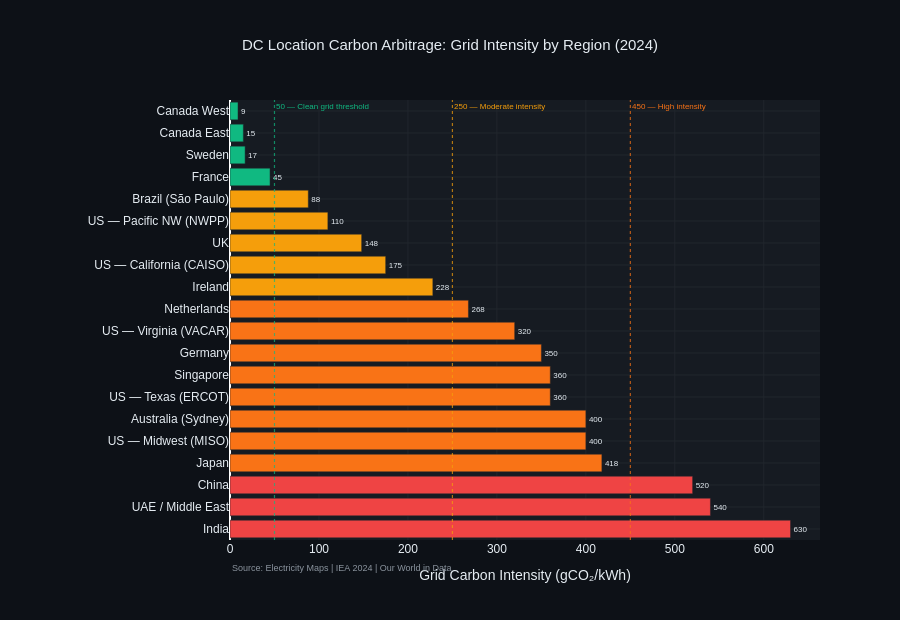

Source (notebook cell):
### Code cell
# ── What this output does ─────────────────────────────────────────────────────
# This is the most directly actionable business output in the project.
# It answers: "Where should you locate AI compute to minimise carbon?"
#
# We take the 2024 grid carbon intensity for every major DC region
# and calculate the emissions impact of running a standardised
# AI workload (1 TWh of compute) in each location.
#
# The result is a ranked map of DC regions by carbon efficiency —
# a direct input to data center siting decisions.

# ── Extract 2024 grid intensity ───────────────────────────────────────────────
region_col  = 'Region / Country'
carbon_2024 = '2024 (gCO₂/kWh)'
cluster_col = 'DC Clusters'
driver_col  = 'Key Renewable Driver'

grid = df_grid_carbon.dropna(
    subset=[region_col, carbon_2024]
).copy()
grid[carbon_2024] = pd.to_numeric(grid[carbon_2024], errors='coerce')
grid = grid.dropna(subset=[carbon_2024])
grid = grid.sort_values(carbon_2024, ascending=True).reset_index(drop=True)

# ── Calculate emissions for 1 TWh of AI compute ───────────────────────────────
# 1 TWh = 1,000,000 MWh = 1,000,000,000 kWh
# CO2e (Mt) = intensity (gCO2/kWh) × 1e9 kWh / 1e12 (g to Mt)
TWH_COMPUTE      = 1.0   # TWh — standardised workload
KWH_PER_TWH      = 1e9

grid['CO2e_per_TWh_kt'] = (
    grid[carbon_2024] * KWH_PER_TWH / 1e9
)  # kt CO2e per TWh

# Savings vs worst region
worst_intensity  = grid[carbon_2024].max()
worst_region     = grid.loc[grid[carbon_2024].idxmax(), region_col]
grid['Saving_vs_Worst_kt'] = (
    (worst_intensity - grid[carbon_2024]) * KWH_PER_TWH / 1e9
)
grid['Saving_pct'] = (
    grid['Saving_vs_Worst_kt'] /
    (worst_intensity * KWH_PER_TWH / 1e9) * 100
)

# ── Print ranked table ────────────────────────────────────────────────────────
print("Location Carbon Arbitrage — 1 TWh AI Compute Workload")
print("=" * 75)
print(f"  {'Rank':<5} {'Region':<28} {'gCO₂/kWh':>10} "
      f"{'CO2e (kt)':>10} {'Saving vs':>12} {'Saving':>8}")
print(f"  {'':5} {'':28} {'':10} {'per TWh':>10} "
      f"{f'{worst_region[:12]}':>12} {'(%)':>8}")
print(f"  {'-'*73}")

for rank, (_, row) in enumerate(grid.iterrows(), 1):
    region   = str(row[region_col])[:27]
    intensity = row[carbon_2024]
    co2e     = row['CO2e_per_TWh_kt']
    saving   = row['Saving_vs_Worst_kt']
    pct      = row['Saving_pct']

    # Tier marker
    if intensity <= 50:
        tier = '🟢'
    elif intensity <= 250:
        tier = '🟡'
    elif intensity <= 450:
        tier = '🟠'
    else:
        tier = '🔴'

    print(f"  {rank:<5} {tier} {region:<26} {intensity:>10.0f} "
          f"{co2e:>10.0f} {saving:>12.0f} {pct:>7.1f}%")

print(f"\n  KEY ARBITRAGE FINDINGS:")
best   = grid.iloc[0]
worst  = grid.iloc[-1]
ratio  = worst[carbon_2024] / best[carbon_2024]

print(f"  → Best region  : {best[region_col]} "
      f"({best[carbon_2024]:.0f} gCO₂/kWh)")
print(f"  → Worst region : {worst[region_col]} "
      f"({worst[carbon_2024]:.0f} gCO₂/kWh)")
print(f"  → Carbon ratio : {ratio:.0f}x difference")
print(f"  → Running 1 TWh in best vs worst region saves "
      f"{best['Saving_vs_Worst_kt']:.0f} kt CO₂e")
print(f"  → Equivalent to {best['Saving_vs_Worst_kt']*1000/4.6:.0f} "
      f"cars off the road per TWh of compute")

# ── Visualise the arbitrage ───────────────────────────────────────────────────
def get_bar_color(intensity):
    if intensity <= 50:    return PALETTE['green']
    elif intensity <= 250: return PALETTE['yellow']
    elif intensity <= 450: return PALETTE['orange']
    else:                  return PALETTE['red']

bar_colors = [get_bar_color(row[carbon_2024]) for _, row in grid.iterrows()]

fig = make_fig()

fig.add_trace(go.Bar(
    x=grid[carbon_2024],
    y=grid[region_col].astype(str),
    orientation='h',
    marker=dict(
        color=bar_colors,
        line=dict(color='#21262D', width=0.5)
    ),
    text=[f"{v:.0f}" for v in grid[carbon_2024]],
    textposition='outside',
    textfont=dict(size=8, color='#E6EDF3'),
    hovertemplate=(
        '<b>%{y}</b><br>'
        'Carbon intensity: %{x:.0f} gCO₂/kWh<br>'
        '<extra></extra>'
    )
))

# Threshold lines
thresholds = [
    (50,  PALETTE['green'],  '50 — Clean grid threshold'),
    (250, PALETTE['yellow'], '250 — Moderate intensity'),
    (450, PALETTE['orange'], '450 — High intensity'),
]
for x_val, color, label in thresholds:
    fig.add_vline(
        x=x_val,
        line_dash='dot',
        line_color=color,
        line_width=1.2,
        opacity=0.7,
        annotation_text=label,
        annotation_font=dict(color=color, size=8),
        annotation_position='top right'
    )

fig.update_layout(
    title=dict(
        text='DC Location Carbon Arbitrage: Grid Intensity by Region (2024)',
        font=dict(size=15, color='#E6EDF3'), x=0.5
    ),
    xaxis=dict(
        title='Grid Carbon Intensity (gCO₂/kWh)',
        gridcolor='#21262D'
    ),
    yaxis=dict(
        title='',
        gridcolor='#21262D',
        autorange='reversed'
    ),
    height=620,
    showlegend=False,
    margin=dict(l=230, r=80),
    annotations=list(fig.layout.annotations) + [
        go.layout.Annotation(
            text='Source: Electricity Maps | IEA 2024 | '
                 'Our World in Data',
            x=0, y=-0.08,
            xref='paper', yref='paper',
            showarrow=False,
            font=dict(size=9, color='#8B949E')
        )
    ]
)

fig.write_html(str(OUT_DIR / "06_location_arbitrage.html"))
fig.show()
print("\n✅ Location arbitrage chart saved")

### Figure 1 — Plotly figure (JSON) as saved in the notebook; plotly's stock layout.template omitted (floating-point values rounded to 4 significant figures)
{"data": [{"hovertemplate": "<b>%{y}</b><br>Carbon intensity: %{x:.0f} gCO₂/kWh<br><extra></extra>", "marker": {"color": ["#10B981", "#10B981", "#10B981", "#10B981", "#F59E0B", "#F59E0B", "#F59E0B", "#F59E0B", "#F59E0B", "#F97316", "#F97316", "#F97316", "#F97316", "#F97316", "#F97316", "#F97316", "#F97316", "#EF4444", "#EF4444", "#EF4444"], "line": {"color": "#21262D", "width": 0.5}}, "orientation": "h", "text": ["9", "15", "17", "45", "88", "110", "148", "175", "228", "268", "320", "350", "360", "360", "400", "400", "418", "520", "540", "630"], "textfont": {"color": "#E6EDF3", "size": 8}, "textposition": "outside", "type": "bar", "x": [9.0, 15.0, 17.0, 45.0, 88.0, 110.0, 148.0, 175.0, 228.0, 268.0, 320.0, 350.0, 360.0, 360.0, 400.0, 400.0, 418.0, 520.0, 540.0, 630.0], "y": ["Canada West", "Canada East", "Sweden", "France", "Brazil (São Paulo)", "US — Pacific NW (NWPP)", "UK", "US — California (CAISO)", "Ireland", "Netherlands", "US — Virginia (VACAR)", "Germany", "Singapore", "US — Texas (ERCOT)", "Australia (Sydney)", "US — Midwest (MISO)", "Japan", "China", "UAE / Middle East", "India"]}], "layout": {"annotations": [{"font": {"color": "#10B981", "size": 8}, "showarrow": false, "text": "50 — Clean grid threshold", "x": 50, "xanchor": "left", "xref": "x", "y": 1, "yanchor": "top", "yref": "y domain"}, {"font": {"color": "#F59E0B", "size": 8}, "showarrow": false, "text": "250 — Moderate intensity", "x": 250, "xanchor": "left", "xref": "x", "y": 1, "yanchor": "top", "yref": "y domain"}, {"font": {"color": "#F97316", "size": 8}, "showarrow": false, "text": "450 — High intensity", "x": 450, "xanchor": "left", "xref": "x", "y": 1, "yanchor": "top", "yref": "y domain"}, {"font": {"color": "#8B949E", "size": 9}, "showarrow": false, "text": "Source: Electricity Maps | IEA 2024 | Our World in Data", "x": 0, "xref": "paper", "y": -0.08, "yref": "paper"}], "font": {"color": "#E6EDF3", "family": "Arial"}, "height": 620, "legend": {"bgcolor": "#161B22", "bordercolor": "#30363D"}, "margin": {"l": 230, "r": 80}, "paper_bgcolor": "#0D1117", "plot_bgcolor": "#161B22", "shapes": [{"line": {"color": "#10B981", "dash": "dot", "width": 1.2}, "opacity": 0.7, "type": "line", "x0": 50, "x1": 50, "xref": "x", "y0": 0, "y1": 1, "yref": "y domain"}, {"line": {"color": "#F59E0B", "dash": "dot", "width": 1.2}, "opacity": 0.7, "type": "line", "x0": 250, "x1": 250, "xref": "x", "y0": 0, "y1": 1, "yref": "y domain"}, {"line": {"color": "#F97316", "dash": "dot", "width": 1.2}, "opacity": 0.7, "type": "line", "x0": 450, "x1": 450, "xref": "x", "y0": 0, "y1": 1, "yref": "y domain"}], "showlegend": false, "title": {"font": {"color": "#E6EDF3", "size": 15}, "text": "DC Location Carbon Arbitrage: Grid Intensity by Region (2024)", "x": 0.5}, "xaxis": {"gridcolor": "#21262D", "title": {"text": "Grid Carbon Intensity (gCO₂/kWh)"}}, "yaxis": {"autorange": "reversed", "gridcolor": "#21262D", "title": {"text": ""}}}}
